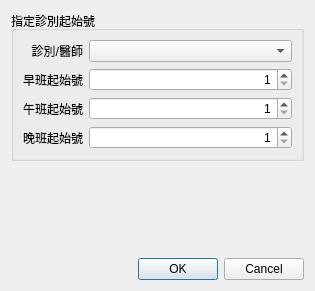
<?xml version="1.0" encoding="UTF-8"?>
<ui version="4.0">
 <class>Dialog_start_no</class>
 <widget class="QDialog" name="Dialog_start_no">
  <property name="windowModality">
   <enum>Qt::NonModal</enum>
  </property>
  <property name="geometry">
   <rect>
    <x>0</x>
    <y>0</y>
    <width>315</width>
    <height>291</height>
   </rect>
  </property>
  <property name="sizePolicy">
   <sizepolicy hsizetype="Preferred" vsizetype="Preferred">
    <horstretch>0</horstretch>
    <verstretch>0</verstretch>
   </sizepolicy>
  </property>
  <property name="windowTitle">
   <string>診號起始號設定</string>
  </property>
  <layout class="QVBoxLayout" name="verticalLayout">
   <item>
    <widget class="QGroupBox" name="groupBox">
     <property name="title">
      <string>指定診別起始號</string>
     </property>
     <property name="flat">
      <bool>true</bool>
     </property>
     <layout class="QGridLayout" name="gridLayout">
      <item row="2" column="0">
       <widget class="QLabel" name="label_6">
        <property name="text">
         <string>午班起始號</string>
        </property>
        <property name="alignment">
         <set>Qt::AlignRight|Qt::AlignTrailing|Qt::AlignVCenter</set>
        </property>
       </widget>
      </item>
      <item row="1" column="1">
       <widget class="QSpinBox" name="spinBox_start_no_1">
        <property name="alignment">
         <set>Qt::AlignRight|Qt::AlignTrailing|Qt::AlignVCenter</set>
        </property>
        <property name="minimum">
         <number>1</number>
        </property>
        <property name="maximum">
         <number>9999</number>
        </property>
       </widget>
      </item>
      <item row="3" column="0">
       <widget class="QLabel" name="label_7">
        <property name="text">
         <string>晚班起始號</string>
        </property>
        <property name="alignment">
         <set>Qt::AlignRight|Qt::AlignTrailing|Qt::AlignVCenter</set>
        </property>
       </widget>
      </item>
      <item row="2" column="1">
       <widget class="QSpinBox" name="spinBox_start_no_2">
        <property name="alignment">
         <set>Qt::AlignRight|Qt::AlignTrailing|Qt::AlignVCenter</set>
        </property>
        <property name="minimum">
         <number>1</number>
        </property>
        <property name="maximum">
         <number>9999</number>
        </property>
       </widget>
      </item>
      <item row="0" column="1">
       <widget class="QComboBox" name="comboBox_room">
        <property name="enabled">
         <bool>true</bool>
        </property>
        <property name="sizePolicy">
         <sizepolicy hsizetype="Expanding" vsizetype="Fixed">
          <horstretch>0</horstretch>
          <verstretch>0</verstretch>
         </sizepolicy>
        </property>
        <property name="editable">
         <bool>false</bool>
        </property>
       </widget>
      </item>
      <item row="1" column="0">
       <widget class="QLabel" name="label_5">
        <property name="text">
         <string>早班起始號</string>
        </property>
        <property name="alignment">
         <set>Qt::AlignRight|Qt::AlignTrailing|Qt::AlignVCenter</set>
        </property>
       </widget>
      </item>
      <item row="3" column="1">
       <widget class="QSpinBox" name="spinBox_start_no_3">
        <property name="alignment">
         <set>Qt::AlignRight|Qt::AlignTrailing|Qt::AlignVCenter</set>
        </property>
        <property name="minimum">
         <number>1</number>
        </property>
        <property name="maximum">
         <number>9999</number>
        </property>
       </widget>
      </item>
      <item row="0" column="0">
       <widget class="QLabel" name="label_3">
        <property name="text">
         <string>診別/醫師</string>
        </property>
        <property name="alignment">
         <set>Qt::AlignRight|Qt::AlignTrailing|Qt::AlignVCenter</set>
        </property>
       </widget>
      </item>
     </layout>
    </widget>
   </item>
   <item>
    <spacer name="verticalSpacer">
     <property name="orientation">
      <enum>Qt::Vertical</enum>
     </property>
     <property name="sizeHint" stdset="0">
      <size>
       <width>20</width>
       <height>40</height>
      </size>
     </property>
    </spacer>
   </item>
   <item>
    <widget class="QDialogButtonBox" name="buttonBox">
     <property name="orientation">
      <enum>Qt::Horizontal</enum>
     </property>
     <property name="standardButtons">
      <set>QDialogButtonBox::Cancel|QDialogButtonBox::Ok</set>
     </property>
     <property name="centerButtons">
      <bool>false</bool>
     </property>
    </widget>
   </item>
  </layout>
 </widget>
 <resources/>
 <connections>
  <connection>
   <sender>buttonBox</sender>
   <signal>accepted()</signal>
   <receiver>Dialog_start_no</receiver>
   <slot>accept()</slot>
   <hints>
    <hint type="sourcelabel">
     <x>248</x>
     <y>254</y>
    </hint>
    <hint type="destinationlabel">
     <x>157</x>
     <y>274</y>
    </hint>
   </hints>
  </connection>
  <connection>
   <sender>buttonBox</sender>
   <signal>rejected()</signal>
   <receiver>Dialog_start_no</receiver>
   <slot>reject()</slot>
   <hints>
    <hint type="sourcelabel">
     <x>316</x>
     <y>260</y>
    </hint>
    <hint type="destinationlabel">
     <x>286</x>
     <y>274</y>
    </hint>
   </hints>
  </connection>
 </connections>
</ui>
